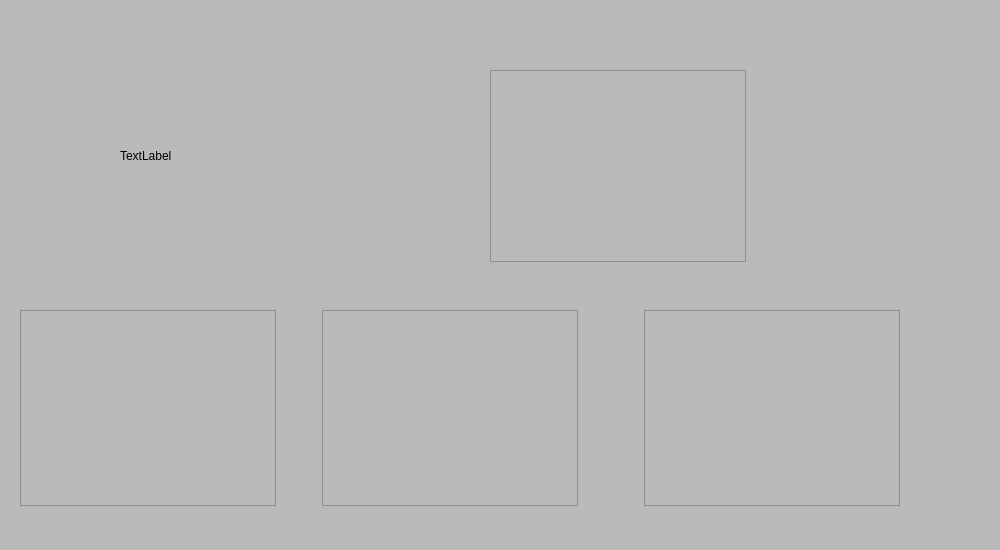
<?xml version="1.0" encoding="UTF-8"?>
<ui version="4.0">
 <class>East3</class>
 <widget class="QWidget" name="East3">
  <property name="geometry">
   <rect>
    <x>0</x>
    <y>0</y>
    <width>1000</width>
    <height>550</height>
   </rect>
  </property>
  <property name="windowTitle">
   <string>Form</string>
  </property>
  <property name="styleSheet">
   <string notr="true">QWidget {
     background-color:rgb(186, 186, 186);
}</string>
  </property>
  <widget class="QTableView" name="tableView">
   <property name="geometry">
    <rect>
     <x>490</x>
     <y>70</y>
     <width>256</width>
     <height>192</height>
    </rect>
   </property>
  </widget>
  <widget class="QWidget" name="layoutWidget">
   <property name="geometry">
    <rect>
     <x>20</x>
     <y>310</y>
     <width>880</width>
     <height>196</height>
    </rect>
   </property>
   <layout class="QHBoxLayout" name="horizontalLayout_2">
    <item>
     <layout class="QHBoxLayout" name="horizontalLayout">
      <item>
       <widget class="QTableView" name="tableView_2"/>
      </item>
      <item>
       <spacer name="horizontalSpacer">
        <property name="orientation">
         <enum>Qt::Horizontal</enum>
        </property>
        <property name="sizeHint" stdset="0">
         <size>
          <width>40</width>
          <height>20</height>
         </size>
        </property>
       </spacer>
      </item>
      <item>
       <widget class="QListView" name="listView"/>
      </item>
     </layout>
    </item>
    <item>
     <spacer name="horizontalSpacer_2">
      <property name="orientation">
       <enum>Qt::Horizontal</enum>
      </property>
      <property name="sizeHint" stdset="0">
       <size>
        <width>40</width>
        <height>20</height>
       </size>
      </property>
     </spacer>
    </item>
    <item>
     <widget class="QTableView" name="tableView_3"/>
    </item>
   </layout>
  </widget>
  <widget class="QLabel" name="img3">
   <property name="geometry">
    <rect>
     <x>120</x>
     <y>90</y>
     <width>161</width>
     <height>131</height>
    </rect>
   </property>
   <property name="text">
    <string>TextLabel</string>
   </property>
  </widget>
 </widget>
 <resources/>
 <connections/>
</ui>
